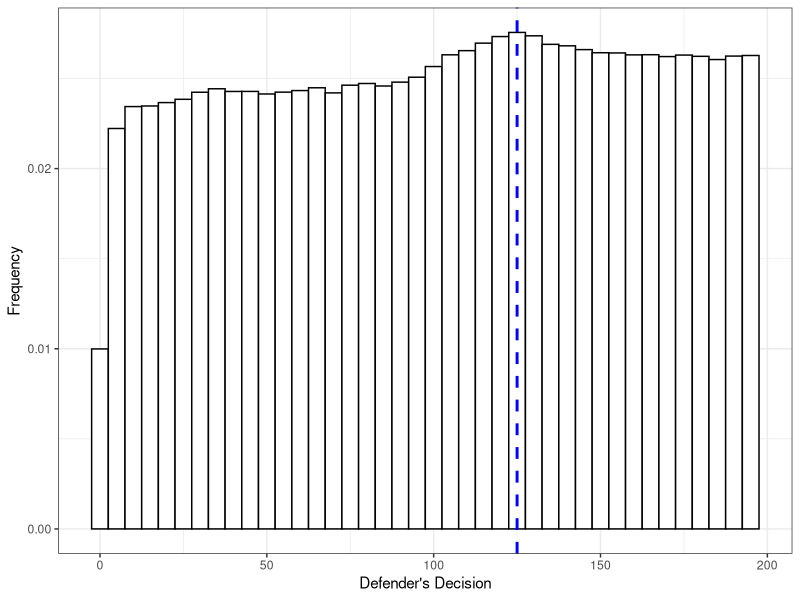
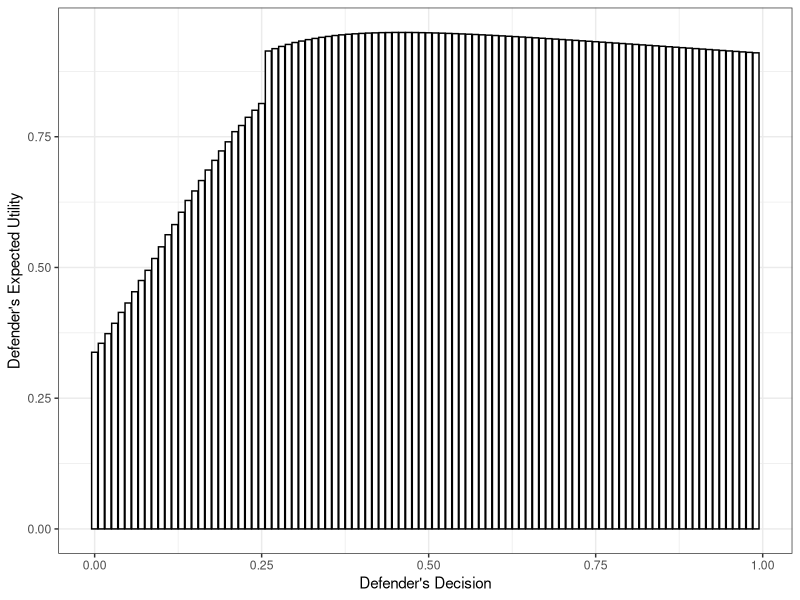
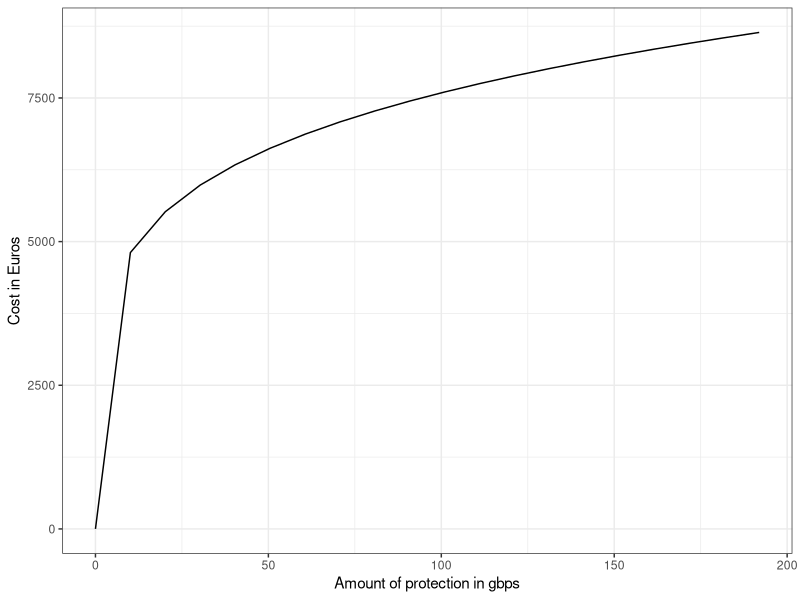
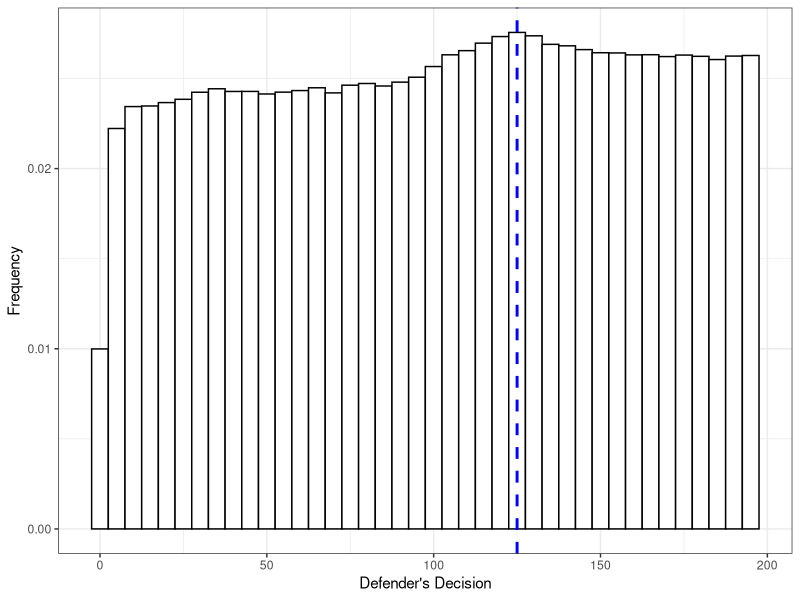
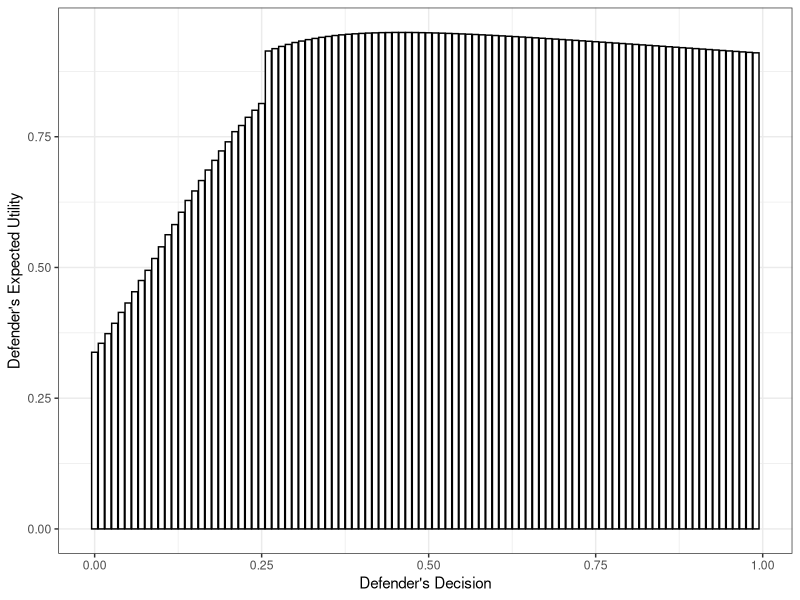
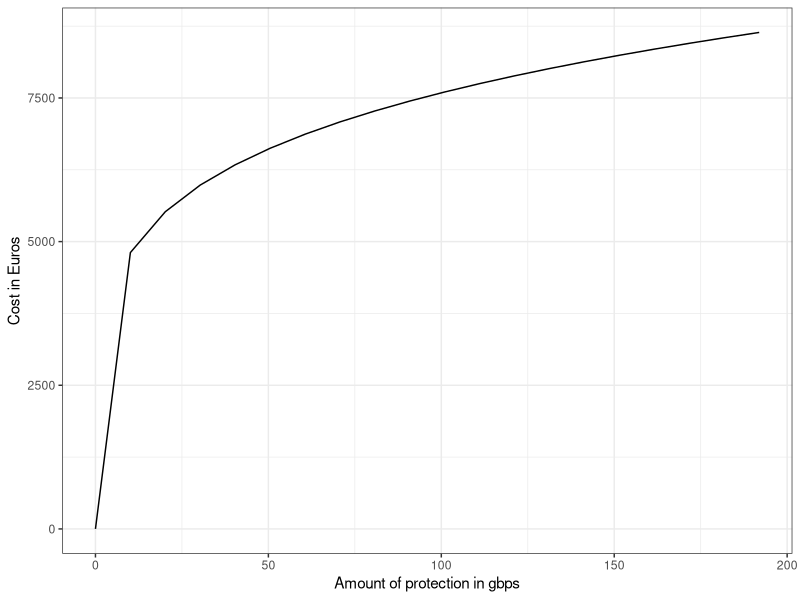
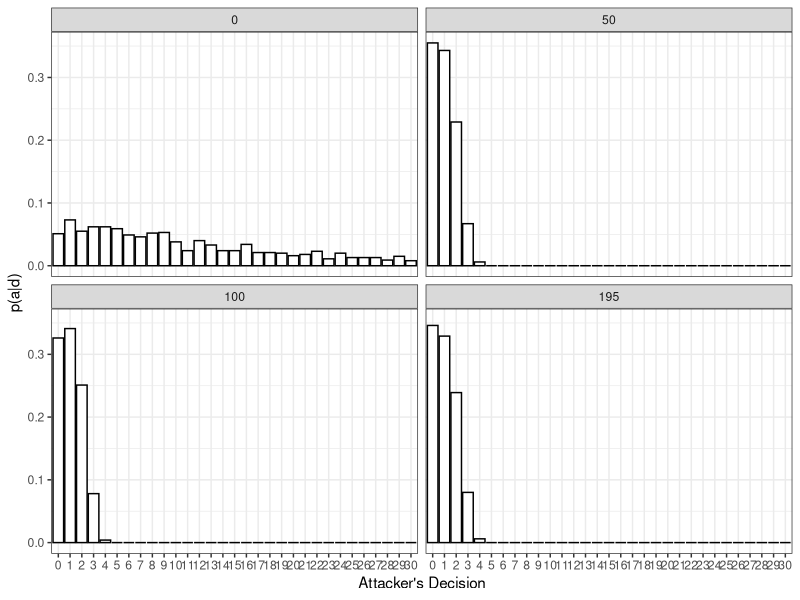

Generate these figures, in order, with R:
library(ggplot2)
library(reshape2)
## APS solution real problem
dist = read.csv("results/dist_APS.csv")
p = ggplot(dist, aes(x = X0)) + geom_histogram(aes(y=(..count..)/sum(..count..)), bins = 40, colour="black", fill="white")
p = p + geom_vline(aes(xintercept=125),
                   color="blue", linetype="dashed", size=1)
p = p +  theme_bw() + xlab("Defender's Decision") + ylab("Frequency")
p

ggsave(p, filename = "img/aps_prob3.eps", device = "eps", dpi = 300)

## Expected utility time comparison problem

#  pd.DataFrame({"d": d_values, "EU": psi_d})

psi_d = read.csv("results/EU_timecompprob.csv")
p = ggplot(psi_d, aes(x = d, y = EU)) + geom_bar(stat="identity", colour="black", fill = "white") 
p = p +  theme_bw() + xlab("Defender's Decision") + ylab("Defender's Expected Utility")
p

ggsave(p, filename = "img/EU_probtime.eps", device = "eps", dpi = 300)


## Cost interpolation

#  pd.DataFrame({"d": d_values, "EU": psi_d})

costs = read.csv("costs.csv")
costs = costs[costs$x <= 200,]
p = ggplot(costs, aes(x = x, y = y)) + geom_line()
p = p +  theme_bw() + xlab("Amount of protection in gbps") + ylab("Cost in Euros")
p

ggsave(p, filename = "img/costs.eps", device = "eps", dpi = 300)

## p_d real problem

pd = read.csv("results/p_d.csv")
colnames(pd) = c("d", 0:30)
pd_melted = melt(pd, id.vars = "d")
ds = c(0, 50, 100, 195)
pd_melted = pd_melted[pd_melted$d %in% ds,]
p = ggplot(data = pd_melted, aes(x = variable, y = value)) + geom_bar(stat = "identity", colour="black", fill = "white")
p = p + facet_wrap(~ d, nrow = 2)
p = p + xlab("Attacker's Decision") + ylab("p(a|d)") + theme_bw()
ggsave(p, filename = "img/pa_given_d.eps", device = "eps", dpi = 300)
